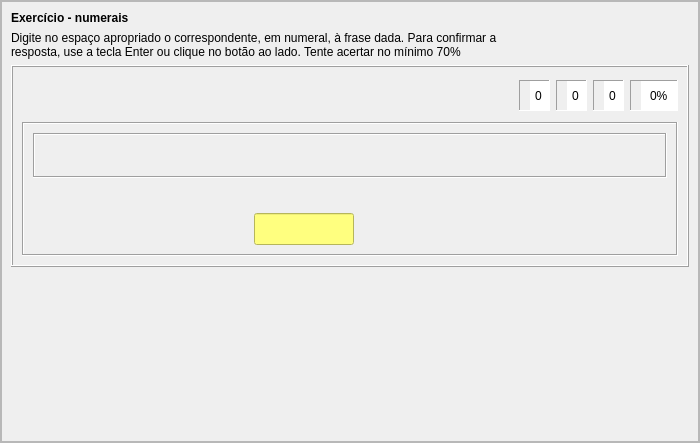
<?xml version="1.0" encoding="UTF-8"?>
<ui version="4.0">
 <class>ekznumeraloj</class>
 <widget class="QFrame" name="ekznumeraloj">
  <property name="geometry">
   <rect>
    <x>0</x>
    <y>0</y>
    <width>700</width>
    <height>443</height>
   </rect>
  </property>
  <property name="windowTitle">
   <string>Frame</string>
  </property>
  <property name="frameShape">
   <enum>QFrame::StyledPanel</enum>
  </property>
  <property name="frameShadow">
   <enum>QFrame::Raised</enum>
  </property>
  <property name="tipo" stdset="0">
   <string>senborda</string>
  </property>
  <layout class="QVBoxLayout" name="verticalLayout_5">
   <property name="leftMargin">
    <number>0</number>
   </property>
   <property name="topMargin">
    <number>0</number>
   </property>
   <property name="rightMargin">
    <number>0</number>
   </property>
   <property name="bottomMargin">
    <number>0</number>
   </property>
   <item>
    <widget class="QScrollArea" name="scrollArea">
     <property name="widgetResizable">
      <bool>true</bool>
     </property>
     <widget class="QWidget" name="scrollAreaWidgetContents">
      <property name="geometry">
       <rect>
        <x>0</x>
        <y>0</y>
        <width>696</width>
        <height>439</height>
       </rect>
      </property>
      <layout class="QVBoxLayout" name="verticalLayout_4">
       <item>
        <widget class="titolo" name="Lec03_Label11">
         <property name="maximumSize">
          <size>
           <width>16777215</width>
           <height>30</height>
          </size>
         </property>
         <property name="font">
          <font>
           <weight>75</weight>
           <bold>true</bold>
          </font>
         </property>
         <property name="text">
          <string notr="true">Exercício - numerais</string>
         </property>
        </widget>
       </item>
       <item>
        <widget class="QLabel" name="Lec03_Label12">
         <property name="text">
          <string notr="true">Digite no espaço apropriado o correspondente, em numeral, à frase dada. Para confirmar a 
resposta, use a tecla Enter ou clique no botão ao lado. Tente acertar no mínimo 70%</string>
         </property>
         <property name="wordWrap">
          <bool>true</bool>
         </property>
        </widget>
       </item>
       <item>
        <widget class="QFrame" name="frame">
         <property name="frameShape">
          <enum>QFrame::Box</enum>
         </property>
         <property name="frameShadow">
          <enum>QFrame::Raised</enum>
         </property>
         <property name="tipo" stdset="0">
          <string>markebla</string>
         </property>
         <layout class="QVBoxLayout" name="verticalLayout_3">
          <item>
           <layout class="QHBoxLayout" name="horizontalLayout_7">
            <item>
             <widget class="QFrame" name="frame_10">
              <property name="minimumSize">
               <size>
                <width>0</width>
                <height>40</height>
               </size>
              </property>
              <property name="maximumSize">
               <size>
                <width>16777215</width>
                <height>16777215</height>
               </size>
              </property>
              <property name="autoFillBackground">
               <bool>false</bool>
              </property>
              <property name="frameShape">
               <enum>QFrame::NoFrame</enum>
              </property>
              <property name="frameShadow">
               <enum>QFrame::Sunken</enum>
              </property>
              <layout class="QHBoxLayout" name="horizontalLayout">
               <property name="spacing">
                <number>1</number>
               </property>
               <property name="leftMargin">
                <number>0</number>
               </property>
               <property name="topMargin">
                <number>0</number>
               </property>
               <property name="rightMargin">
                <number>0</number>
               </property>
               <property name="bottomMargin">
                <number>0</number>
               </property>
               <item>
                <widget class="QPushButton" name="BitBtn1">
                 <property name="text">
                  <string notr="true"/>
                 </property>
                 <property name="icon">
                  <iconset>
                   <normalon>:/ikonoj/ekzercoj/komenci.png</normalon>
                   <activeon>:/ikonoj/ekzercoj/komenci-over.png</activeon>
                  </iconset>
                 </property>
                 <property name="iconSize">
                  <size>
                   <width>35</width>
                   <height>33</height>
                  </size>
                 </property>
                 <property name="flat">
                  <bool>true</bool>
                 </property>
                 <property name="tipo" stdset="0">
                  <string>komenci</string>
                 </property>
                </widget>
               </item>
               <item>
                <widget class="QPushButton" name="BitBtn3">
                 <property name="enabled">
                  <bool>false</bool>
                 </property>
                 <property name="text">
                  <string notr="true"/>
                 </property>
                 <property name="icon">
                  <iconset>
                   <normalon>:/ikonoj/ekzercoj/halti.png</normalon>
                   <activeon>:/ikonoj/ekzercoj/halti-over.png</activeon>
                  </iconset>
                 </property>
                 <property name="iconSize">
                  <size>
                   <width>35</width>
                   <height>33</height>
                  </size>
                 </property>
                 <property name="flat">
                  <bool>true</bool>
                 </property>
                 <property name="tipo" stdset="0">
                  <string>halti</string>
                 </property>
                </widget>
               </item>
              </layout>
             </widget>
            </item>
            <item>
             <spacer name="horizontalSpacer_10">
              <property name="orientation">
               <enum>Qt::Horizontal</enum>
              </property>
              <property name="sizeHint" stdset="0">
               <size>
                <width>13</width>
                <height>20</height>
               </size>
              </property>
             </spacer>
            </item>
            <item>
             <widget class="QFrame" name="frame_11">
              <property name="maximumSize">
               <size>
                <width>16777215</width>
                <height>31</height>
               </size>
              </property>
              <property name="frameShape">
               <enum>QFrame::Panel</enum>
              </property>
              <property name="frameShadow">
               <enum>QFrame::Sunken</enum>
              </property>
              <property name="tipo" stdset="0">
               <string>shilda</string>
              </property>
              <layout class="QHBoxLayout" name="horizontalLayout_3">
               <property name="spacing">
                <number>1</number>
               </property>
               <property name="leftMargin">
                <number>2</number>
               </property>
               <property name="topMargin">
                <number>0</number>
               </property>
               <property name="rightMargin">
                <number>0</number>
               </property>
               <property name="bottomMargin">
                <number>0</number>
               </property>
               <item>
                <widget class="QLabel" name="label_5">
                 <property name="maximumSize">
                  <size>
                   <width>24</width>
                   <height>24</height>
                  </size>
                 </property>
                 <property name="text">
                  <string notr="true"/>
                 </property>
                 <property name="pixmap">
                  <pixmap resource="ikonoj.qrc">:/ikonoj/kubeto.png</pixmap>
                 </property>
                 <property name="scaledContents">
                  <bool>true</bool>
                 </property>
                 <property name="alignment">
                  <set>Qt::AlignCenter</set>
                 </property>
                </widget>
               </item>
               <item>
                <widget class="QSpinBox" name="Placar1">
                 <property name="sizePolicy">
                  <sizepolicy hsizetype="Preferred" vsizetype="Preferred">
                   <horstretch>0</horstretch>
                   <verstretch>0</verstretch>
                  </sizepolicy>
                 </property>
                 <property name="frame">
                  <bool>false</bool>
                 </property>
                 <property name="alignment">
                  <set>Qt::AlignCenter</set>
                 </property>
                 <property name="readOnly">
                  <bool>true</bool>
                 </property>
                 <property name="buttonSymbols">
                  <enum>QAbstractSpinBox::NoButtons</enum>
                 </property>
                 <property name="tipo" stdset="0">
                  <string>shilda</string>
                 </property>
                </widget>
               </item>
              </layout>
             </widget>
            </item>
            <item>
             <widget class="QFrame" name="frame_12">
              <property name="maximumSize">
               <size>
                <width>16777215</width>
                <height>31</height>
               </size>
              </property>
              <property name="frameShape">
               <enum>QFrame::Panel</enum>
              </property>
              <property name="frameShadow">
               <enum>QFrame::Sunken</enum>
              </property>
              <property name="tipo" stdset="0">
               <string>shilda</string>
              </property>
              <layout class="QHBoxLayout" name="horizontalLayout_4">
               <property name="spacing">
                <number>1</number>
               </property>
               <property name="leftMargin">
                <number>2</number>
               </property>
               <property name="topMargin">
                <number>0</number>
               </property>
               <property name="rightMargin">
                <number>0</number>
               </property>
               <property name="bottomMargin">
                <number>0</number>
               </property>
               <item>
                <widget class="QLabel" name="label_8">
                 <property name="maximumSize">
                  <size>
                   <width>24</width>
                   <height>24</height>
                  </size>
                 </property>
                 <property name="text">
                  <string notr="true"/>
                 </property>
                 <property name="pixmap">
                  <pixmap resource="ikonoj.qrc">:/ikonoj/ekzercoj/bone.png</pixmap>
                 </property>
                 <property name="scaledContents">
                  <bool>true</bool>
                 </property>
                 <property name="alignment">
                  <set>Qt::AlignCenter</set>
                 </property>
                </widget>
               </item>
               <item>
                <widget class="QSpinBox" name="Placar2">
                 <property name="sizePolicy">
                  <sizepolicy hsizetype="Preferred" vsizetype="Preferred">
                   <horstretch>0</horstretch>
                   <verstretch>0</verstretch>
                  </sizepolicy>
                 </property>
                 <property name="frame">
                  <bool>false</bool>
                 </property>
                 <property name="alignment">
                  <set>Qt::AlignCenter</set>
                 </property>
                 <property name="readOnly">
                  <bool>true</bool>
                 </property>
                 <property name="buttonSymbols">
                  <enum>QAbstractSpinBox::NoButtons</enum>
                 </property>
                 <property name="tipo" stdset="0">
                  <string>shilda</string>
                 </property>
                </widget>
               </item>
              </layout>
             </widget>
            </item>
            <item>
             <widget class="QFrame" name="frame_36">
              <property name="maximumSize">
               <size>
                <width>16777215</width>
                <height>31</height>
               </size>
              </property>
              <property name="frameShape">
               <enum>QFrame::Panel</enum>
              </property>
              <property name="frameShadow">
               <enum>QFrame::Sunken</enum>
              </property>
              <property name="tipo" stdset="0">
               <string>shilda</string>
              </property>
              <layout class="QHBoxLayout" name="horizontalLayout_5">
               <property name="spacing">
                <number>1</number>
               </property>
               <property name="leftMargin">
                <number>2</number>
               </property>
               <property name="topMargin">
                <number>0</number>
               </property>
               <property name="rightMargin">
                <number>0</number>
               </property>
               <property name="bottomMargin">
                <number>0</number>
               </property>
               <item>
                <widget class="QLabel" name="label_9">
                 <property name="minimumSize">
                  <size>
                   <width>0</width>
                   <height>0</height>
                  </size>
                 </property>
                 <property name="maximumSize">
                  <size>
                   <width>24</width>
                   <height>24</height>
                  </size>
                 </property>
                 <property name="text">
                  <string notr="true"/>
                 </property>
                 <property name="pixmap">
                  <pixmap resource="ikonoj.qrc">:/ikonoj/ekzercoj/malbone.png</pixmap>
                 </property>
                 <property name="scaledContents">
                  <bool>true</bool>
                 </property>
                 <property name="alignment">
                  <set>Qt::AlignCenter</set>
                 </property>
                </widget>
               </item>
               <item>
                <widget class="QSpinBox" name="Placar3">
                 <property name="sizePolicy">
                  <sizepolicy hsizetype="Preferred" vsizetype="Preferred">
                   <horstretch>0</horstretch>
                   <verstretch>0</verstretch>
                  </sizepolicy>
                 </property>
                 <property name="minimumSize">
                  <size>
                   <width>0</width>
                   <height>0</height>
                  </size>
                 </property>
                 <property name="frame">
                  <bool>false</bool>
                 </property>
                 <property name="alignment">
                  <set>Qt::AlignCenter</set>
                 </property>
                 <property name="readOnly">
                  <bool>true</bool>
                 </property>
                 <property name="buttonSymbols">
                  <enum>QAbstractSpinBox::NoButtons</enum>
                 </property>
                 <property name="value">
                  <number>0</number>
                 </property>
                 <property name="tipo" stdset="0">
                  <string>shilda</string>
                 </property>
                </widget>
               </item>
              </layout>
             </widget>
            </item>
            <item>
             <widget class="QFrame" name="frame_37">
              <property name="maximumSize">
               <size>
                <width>16777215</width>
                <height>31</height>
               </size>
              </property>
              <property name="frameShape">
               <enum>QFrame::Panel</enum>
              </property>
              <property name="frameShadow">
               <enum>QFrame::Sunken</enum>
              </property>
              <property name="tipo" stdset="0">
               <string>shilda</string>
              </property>
              <layout class="QHBoxLayout" name="horizontalLayout_6">
               <property name="spacing">
                <number>1</number>
               </property>
               <property name="leftMargin">
                <number>2</number>
               </property>
               <property name="topMargin">
                <number>0</number>
               </property>
               <property name="rightMargin">
                <number>0</number>
               </property>
               <property name="bottomMargin">
                <number>0</number>
               </property>
               <item>
                <widget class="QLabel" name="label_10">
                 <property name="maximumSize">
                  <size>
                   <width>24</width>
                   <height>24</height>
                  </size>
                 </property>
                 <property name="text">
                  <string notr="true"/>
                 </property>
                 <property name="pixmap">
                  <pixmap resource="ikonoj.qrc">:/ikonoj/kalkulilo.png</pixmap>
                 </property>
                 <property name="scaledContents">
                  <bool>true</bool>
                 </property>
                 <property name="alignment">
                  <set>Qt::AlignCenter</set>
                 </property>
                </widget>
               </item>
               <item>
                <widget class="QSpinBox" name="Placar4">
                 <property name="sizePolicy">
                  <sizepolicy hsizetype="Preferred" vsizetype="Preferred">
                   <horstretch>0</horstretch>
                   <verstretch>0</verstretch>
                  </sizepolicy>
                 </property>
                 <property name="frame">
                  <bool>false</bool>
                 </property>
                 <property name="alignment">
                  <set>Qt::AlignCenter</set>
                 </property>
                 <property name="readOnly">
                  <bool>true</bool>
                 </property>
                 <property name="buttonSymbols">
                  <enum>QAbstractSpinBox::NoButtons</enum>
                 </property>
                 <property name="suffix">
                  <string>%</string>
                 </property>
                 <property name="maximum">
                  <number>100</number>
                 </property>
                 <property name="value">
                  <number>0</number>
                 </property>
                 <property name="tipo" stdset="0">
                  <string>shilda</string>
                 </property>
                </widget>
               </item>
              </layout>
             </widget>
            </item>
           </layout>
          </item>
          <item>
           <widget class="QFrame" name="frame_35">
            <property name="frameShape">
             <enum>QFrame::Box</enum>
            </property>
            <property name="frameShadow">
             <enum>QFrame::Sunken</enum>
            </property>
            <property name="tipo" stdset="0">
             <string>senborda</string>
            </property>
            <layout class="QVBoxLayout" name="verticalLayout_2">
             <item>
              <widget class="QFrame" name="Tajpujo">
               <property name="enabled">
                <bool>true</bool>
               </property>
               <property name="font">
                <font>
                 <pointsize>12</pointsize>
                </font>
               </property>
               <property name="frameShape">
                <enum>QFrame::Box</enum>
               </property>
               <property name="frameShadow">
                <enum>QFrame::Sunken</enum>
               </property>
               <property name="tipo" stdset="0">
                <string>ekzerca</string>
               </property>
               <layout class="QVBoxLayout" name="verticalLayout">
                <item>
                 <widget class="QLabel" name="Vorto0">
                  <property name="enabled">
                   <bool>true</bool>
                  </property>
                  <property name="font">
                   <font>
                    <pointsize>-1</pointsize>
                   </font>
                  </property>
                  <property name="styleSheet">
                   <string notr="true">font-size: 20px;</string>
                  </property>
                  <property name="text">
                   <string notr="true"/>
                  </property>
                  <property name="alignment">
                   <set>Qt::AlignCenter</set>
                  </property>
                  <property name="lingvo" stdset="0">
                   <string>eo</string>
                  </property>
                 </widget>
                </item>
               </layout>
              </widget>
             </item>
             <item>
              <widget class="QLabel" name="Korekta">
               <property name="enabled">
                <bool>true</bool>
               </property>
               <property name="font">
                <font>
                 <pointsize>-1</pointsize>
                </font>
               </property>
               <property name="styleSheet">
                <string notr="true">font-size: 20px;</string>
               </property>
               <property name="text">
                <string notr="true"/>
               </property>
               <property name="alignment">
                <set>Qt::AlignCenter</set>
               </property>
               <property name="lingvo" stdset="0">
                <string>eo</string>
               </property>
              </widget>
             </item>
             <item>
              <layout class="QHBoxLayout" name="horizontalLayout_2">
               <item>
                <spacer name="horizontalSpacer">
                 <property name="orientation">
                  <enum>Qt::Horizontal</enum>
                 </property>
                 <property name="sizeType">
                  <enum>QSizePolicy::Expanding</enum>
                 </property>
                 <property name="sizeHint" stdset="0">
                  <size>
                   <width>40</width>
                   <height>20</height>
                  </size>
                 </property>
                </spacer>
               </item>
               <item>
                <widget class="QLineEdit" name="Edit1">
                 <property name="enabled">
                  <bool>false</bool>
                 </property>
                 <property name="maximumSize">
                  <size>
                   <width>100</width>
                   <height>16777215</height>
                  </size>
                 </property>
                 <property name="font">
                  <font>
                   <pointsize>-1</pointsize>
                  </font>
                 </property>
                 <property name="styleSheet">
                  <string notr="true">background-color: rgb(255, 255, 127);
font-size: 20px;
</string>
                 </property>
                 <property name="inputMask">
                  <string/>
                 </property>
                 <property name="text">
                  <string notr="true"/>
                 </property>
                 <property name="maxLength">
                  <number>9</number>
                 </property>
                 <property name="frame">
                  <bool>true</bool>
                 </property>
                 <property name="alignment">
                  <set>Qt::AlignRight|Qt::AlignTrailing|Qt::AlignVCenter</set>
                 </property>
                </widget>
               </item>
               <item>
                <widget class="QPushButton" name="BitBtn2">
                 <property name="enabled">
                  <bool>false</bool>
                 </property>
                 <property name="sizePolicy">
                  <sizepolicy hsizetype="Maximum" vsizetype="Fixed">
                   <horstretch>0</horstretch>
                   <verstretch>0</verstretch>
                  </sizepolicy>
                 </property>
                 <property name="minimumSize">
                  <size>
                   <width>0</width>
                   <height>0</height>
                  </size>
                 </property>
                 <property name="text">
                  <string/>
                 </property>
                 <property name="icon">
                  <iconset>
                   <normalon>:/ikonoj/ekzercoj/validi.png</normalon>
                   <activeon>:/ikonoj/ekzercoj/validi-over.png</activeon>
                  </iconset>
                 </property>
                 <property name="iconSize">
                  <size>
                   <width>35</width>
                   <height>33</height>
                  </size>
                 </property>
                 <property name="flat">
                  <bool>true</bool>
                 </property>
                 <property name="tipo" stdset="0">
                  <string>validigi</string>
                 </property>
                </widget>
               </item>
               <item>
                <spacer name="horizontalSpacer_9">
                 <property name="orientation">
                  <enum>Qt::Horizontal</enum>
                 </property>
                 <property name="sizeHint" stdset="0">
                  <size>
                   <width>40</width>
                   <height>20</height>
                  </size>
                 </property>
                </spacer>
               </item>
               <item>
                <widget class="QPushButton" name="printilo_ps">
                 <property name="sizePolicy">
                  <sizepolicy hsizetype="Maximum" vsizetype="Fixed">
                   <horstretch>0</horstretch>
                   <verstretch>0</verstretch>
                  </sizepolicy>
                 </property>
                 <property name="minimumSize">
                  <size>
                   <width>0</width>
                   <height>0</height>
                  </size>
                 </property>
                 <property name="maximumSize">
                  <size>
                   <width>16777215</width>
                   <height>16777215</height>
                  </size>
                 </property>
                 <property name="text">
                  <string/>
                 </property>
                 <property name="icon">
                  <iconset>
                   <normalon>:/ikonoj/ekzercoj/printi-ekzercon.png</normalon>
                   <activeon>:/ikonoj/ekzercoj/printi-ekzercon-over.png</activeon>
                  </iconset>
                 </property>
                 <property name="iconSize">
                  <size>
                   <width>81</width>
                   <height>33</height>
                  </size>
                 </property>
                 <property name="flat">
                  <bool>true</bool>
                 </property>
                 <property name="tipo" stdset="0">
                  <string>printi_ekzercon</string>
                 </property>
                </widget>
               </item>
              </layout>
             </item>
            </layout>
           </widget>
          </item>
         </layout>
        </widget>
       </item>
       <item>
        <spacer name="verticalSpacer">
         <property name="orientation">
          <enum>Qt::Vertical</enum>
         </property>
         <property name="sizeHint" stdset="0">
          <size>
           <width>20</width>
           <height>40</height>
          </size>
         </property>
        </spacer>
       </item>
      </layout>
     </widget>
    </widget>
   </item>
  </layout>
 </widget>
 <customwidgets>
  <customwidget>
   <class>titolo</class>
   <extends>QLabel</extends>
   <header>titolo.h</header>
  </customwidget>
 </customwidgets>
 <resources>
  <include location="ikonoj.qrc"/>
 </resources>
 <connections/>
</ui>
